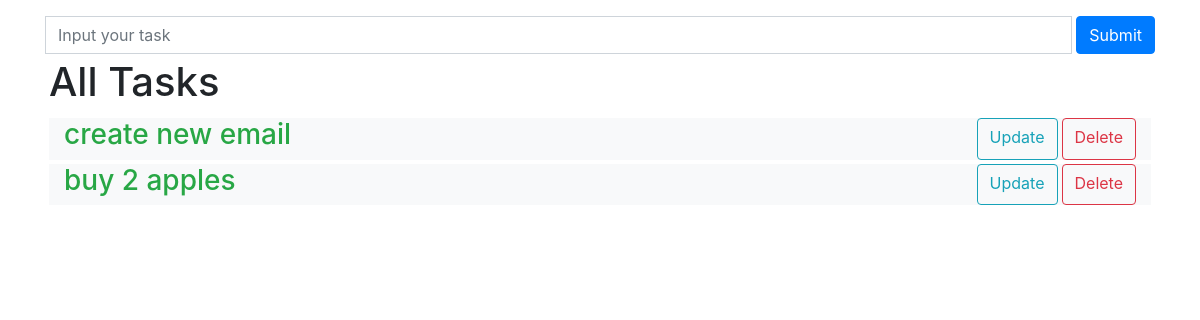
The app's page /, older data.
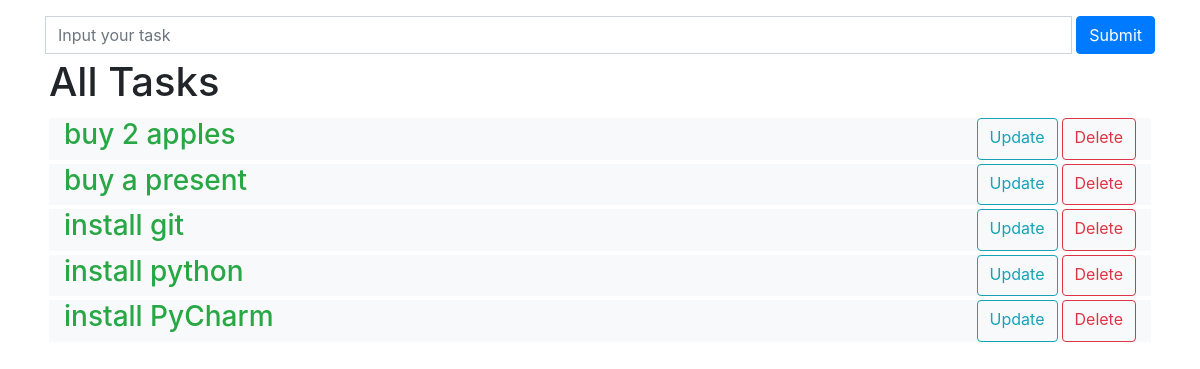
The same page, newer data.
### tasks/models.py (models this page shows, shortened)
class Task(models.Model):
    title = models.CharField(max_length=300)
    isComplete = models.BooleanField(default=False)
    created = models.DateTimeField(auto_now_add=True)

### tasks/views.py (the view)
# urls.py: path('', views.tasks, name="all_tasks"),
def tasks(request):
    all_tasks = Task.objects.all()
    form = TaskForm()
    if request.method == 'POST':
        form = TaskForm(request.POST)
        if form.is_valid():
            form.save()
        return redirect('/')
    context = {'all_tasks': all_tasks, 'form': form}
    return render(request, 'tasks/tasks.html', context)

### tasks/forms.py
class TaskForm(forms.ModelForm):
    class Meta:
        model = Task
        fields = '__all__'

### tasks/templates/tasks/tasks.html (shortened to what this page needs)
{% extends 'base.html' %}
{% load static %}
{% block content %}
<div class="container">
    <div class="row">
        <div class="col-12">
            <form method="post" action="/" class="form-inline">
                <div class="input-group flex-fill">
                    <input class="form-control" type="text" name="title" placeholder="Input your task" required autofocus>
                    <button type="submit" class="btn btn-primary ml-1">
                        Submit
                    </button>
                </div>
            </form>
        </div>
    </div>
    <div class="row m-1">
        <h1>All Tasks</h1>
    </div>
{% for task in all_tasks %}
        <div class="row bg-light m-1">
            <div class="col-8">
                {% if task.isComplete == True %}
                <h3 class="text-success">{{ task.title }}</h3>
                {% else %}
                <h3 class="text-warning">{{ task.title }}</h3>
                {% endif %}
            </div>
            <div class="col-4 d-flex justify-content-end">
                <a class="btn btn-outline-info mr-1" href="{% url 'update_task' task.id %}">Update</a>
                <a class="btn btn-outline-danger" href="{% url 'delete_task' task.id %}">Delete</a>
            </div>
        </div>
{% endfor %}
</div>
{% endblock %}

Row changes from the older to the newer data that the page shows:
removed Task: title "create new email"
added Task: title "buy a present"
added Task: title "install git"
added Task: title "install python"
added Task: title "install PyCharm"
